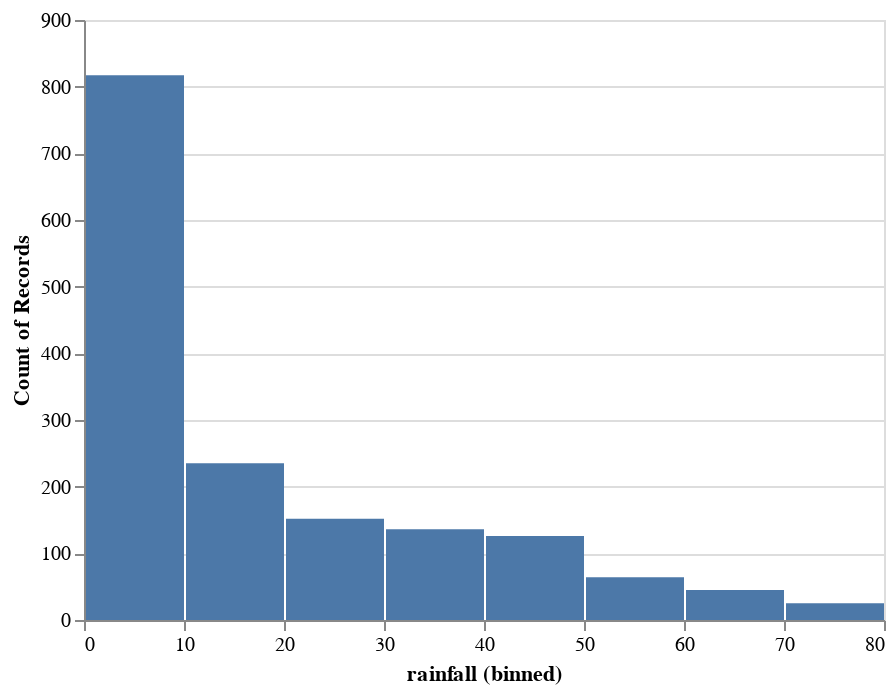

Here is the notebook cell this chart was saved with:
### Code cell
alt.Chart(world.df_features).mark_bar().encode(
    alt.X("rainfall", bin=True),
    y='count()',
)

### Figure 1 — Vega-Lite specification as saved in the notebook (floating-point values rounded to 4 significant figures; data arrays with more than 128 entries replaced by an {"elided": "..."} marker saying what was removed)
{"$schema": "https://vega.github.io/schema/vega-lite/v2.6.0.json", "config": {"view": {"height": 300, "width": 400}}, "data": {"name": "data-226be5da31326f0f058feb8445f49b25"}, "datasets": {"data-226be5da31326f0f058feb8445f49b25": {"elided": "1600 records"}}, "encoding": {"x": {"bin": true, "field": "rainfall", "type": "quantitative"}, "y": {"aggregate": "count", "type": "quantitative"}}, "mark": "bar"}
